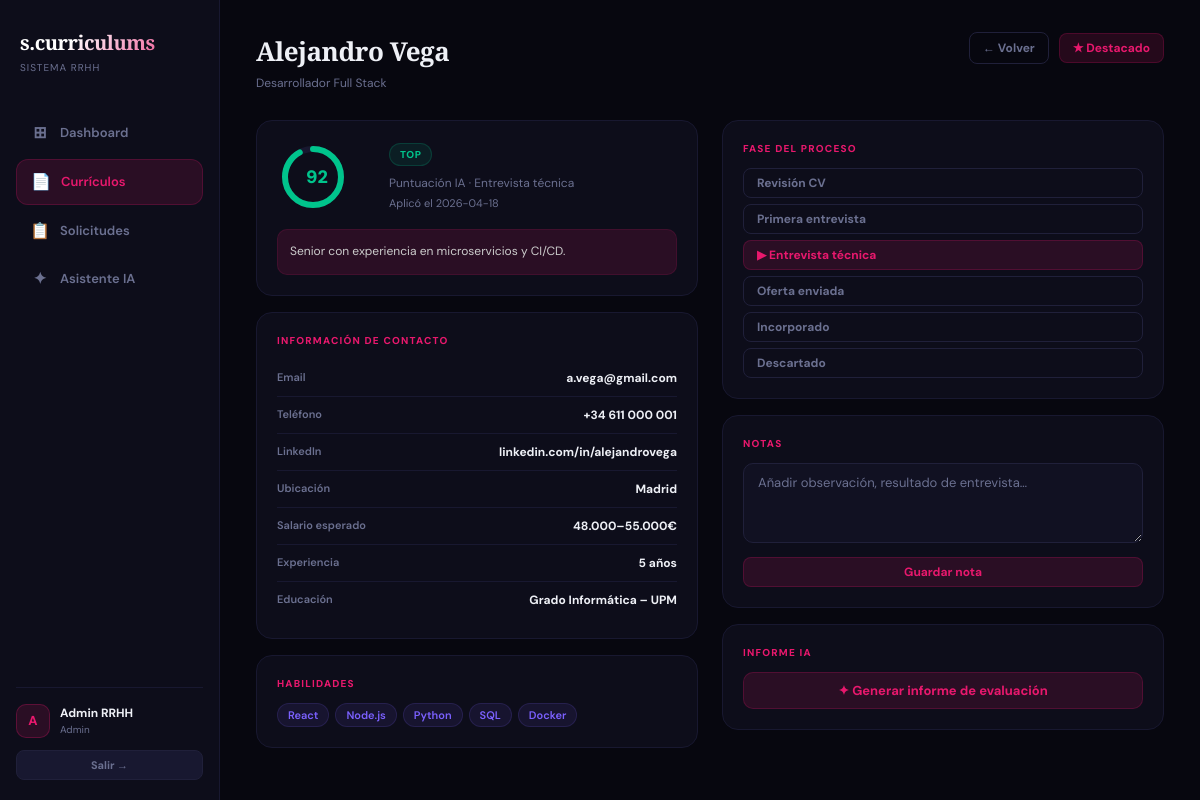
/curriculos/1 (signed in), run on the app's committed database.
### tables this page shows
CREATE TABLE candidates (
        id INTEGER PRIMARY KEY AUTOINCREMENT,
        user_id INTEGER NOT NULL,
        name TEXT NOT NULL,
        position TEXT NOT NULL,
        email TEXT,
        phone TEXT,
        linkedin TEXT,
        location TEXT,
        salary TEXT,
        experience TEXT,
        education TEXT,
        skills TEXT,
        summary TEXT,
        score INTEGER DEFAULT 0,
        status TEXT DEFAULT 'revisar',
        phase TEXT DEFAULT 'Revisión CV',
        notes TEXT DEFAULT '',
        starred INTEGER DEFAULT 0,
        pdf_path TEXT,
        ai_report TEXT,
        applied_date TEXT DEFAULT CURRENT_DATE,
        created_at TEXT DEFAULT CURRENT_TIMESTAMP,
        FOREIGN KEY(user_id) REFERENCES users(id)
    );

### app.py (the view)
@app.route("/curriculos/<int:cv_id>")
@login_required
def cv_detail(cv_id):
    conn = get_db()
    cv = conn.execute("SELECT * FROM candidates WHERE id=? AND user_id=?",
                      (cv_id, session["user_id"])).fetchone()
    conn.close()
    if not cv:
        return redirect(url_for("curriculos"))
    return render_template("cv_detail.html", cv=cv)

### app.py (called while the page is built)
def get_db():
    conn = sqlite3.connect(DB_PATH)
    conn.row_factory = sqlite3.Row
    return conn

def login_required(f):
    @wraps(f)
    def decorated(*args, **kwargs):
        if "user_id" not in session:
            return redirect(url_for("login"))
        return f(*args, **kwargs)
    return decorated

### templates/cv_detail.html (shortened to what this page needs)
{% extends "base.html" %}
{% block page_title %}{{ cv.name }}{% endblock %}
{% block page_sub %}{{ cv.position }}{% endblock %}
{% block top_actions %}
  <a href="{{ url_for('curriculos') }}" class="btn btn-muted btn-sm">← Volver</a>
  <button class="btn btn-ghost btn-sm" onclick="toggleStar()" id="starBtn">
    {% if cv.starred %}★ Destacado{% else %}☆ Destacar{% endif %}
  </button>
{% endblock %}
{% block content %}
<div class="grid-2" style="gap:24px;align-items:start">
  <div>
    <div class="card" style="margin-bottom:16px">
      <div style="display:flex;gap:20px;align-items:center">
        {% set sc = "#00C48C" if cv.score >= 80 else "#F5A623" if cv.score >= 60 else "#FF4060" %}
        <svg width="72" height="72" style="flex-shrink:0;transform:rotate(-90deg)">
          <circle cx="36" cy="36" r="28" fill="none" stroke="var(--faint)" stroke-width="6"/>
          <circle cx="36" cy="36" r="28" fill="none" stroke="{{ sc }}" stroke-width="6"
            stroke-dasharray="{{ (cv.score/100)*175.9 }} 175.9" stroke-linecap="round"/>
        </svg>
        <div style="position:relative;margin-left:-88px;width:72px;text-align:center">
          <div style="font-size:18px;font-weight:900;color:{{ sc }};line-height:72px">{{ cv.score }}</div>
        </div>
        <div style="margin-left:16px">
          <span class="badge badge-{{ cv.status }}" style="margin-bottom:8px;display:inline-block">{{ cv.status }}</span>
          <div style="font-size:12px;color:var(--muted)">Puntuación IA · {{ cv.phase }}</div>
          <div style="font-size:11px;color:var(--muted);margin-top:3px">Aplicó el {{ cv.applied_date }}</div>
        </div>
      </div>
      {% if cv.summary %}
      <div style="margin-top:16px;background:var(--pink-dim);border:1px solid #E8186D20;border-radius:10px;padding:12px;font-size:12px;color:#ccc;line-height:1.65">
        {{ cv.summary }}
      </div>
      {% endif %}
    </div>
    <div class="card" style="margin-bottom:16px">
      <div class="section-label" style="margin-top:0">Información de contacto</div>
      <div class="detail-row"><span class="detail-row-label">Email</span><span class="detail-row-value">{{ cv.email or '—' }}</span></div>
      <div class="detail-row"><span class="detail-row-label">Teléfono</span><span class="detail-row-value">{{ cv.phone or '—' }}</span></div>
      <div class="detail-row"><span class="detail-row-label">LinkedIn</span><span class="detail-row-value">{{ cv.linkedin or '—' }}</span></div>
      <div class="detail-row"><span class="detail-row-label">Ubicación</span><span class="detail-row-value">{{ cv.location or '—' }}</span></div>
      <div class="detail-row"><span class="detail-row-label">Salario esperado</span><span class="detail-row-value">{{ cv.salary or '—' }}</span></div>
      <div class="detail-row"><span class="detail-row-label">Experiencia</span><span class="detail-row-value">{{ cv.experience or '—' }}</span></div>
      <div class="detail-row" style="border:none"><span class="detail-row-label">Educación</span><span class="detail-row-value">{{ cv.education or '—' }}</span></div>
    </div>
    {% if cv.skills %}
    <div class="card">
      <div class="section-label" style="margin-top:0">Habilidades</div>
      <div class="skills-wrap">
        {% for skill in cv.skills.split(',') %}
          {% if skill.strip() %}
            <span class="skill-tag">{{ skill.strip() }}</span>
          {% endif %}
        {% endfor %}
      </div>
    </div>
    {% endif %}
  </div>
  <div>
    <div class="card" style="margin-bottom:16px">
      <div class="section-label" style="margin-top:0">Fase del proceso</div>
      <div style="display:flex;flex-direction:column;gap:6px">
        {% set phases = ["Revisión CV","Primera entrevista","Entrevista técnica","Oferta enviada","Incorporado","Descartado"] %}
        {% for phase in phases %}
        <button onclick="changePhase('{{ phase }}')"
          class="btn {% if cv.phase == phase %}btn-ghost{% else %}btn-muted{% endif %} btn-sm"
          style="text-align:left;justify-content:flex-start">
          {% if cv.phase == phase %}▶ {% endif %}{{ phase }}
        </button>
        {% endfor %}
      </div>
    </div>
    <div class="card" style="margin-bottom:16px">
      <div class="section-label" style="margin-top:0">Notas</div>
      <textarea id="noteText" class="form-control" rows="3" placeholder="Añadir observación, resultado de entrevista…">{{ cv.notes or '' }}</textarea>
      <button onclick="saveNote()" class="btn btn-ghost btn-sm btn-full" style="margin-top:8px">Guardar nota</button>
    </div>
    <div class="card">
      <div class="section-label" style="margin-top:0">Informe IA</div>
      <button id="reportBtn" onclick="generateReport()" class="btn btn-ghost btn-full">
        ✦ Generar informe de evaluación
      </button>
    </div>
  </div>
</div>
{% endblock %}

### static/css/main.css (style rules this page uses)
:root { --bg: #07070f; --surface: #0d0d1a; --surface2: #111122; --border: #181830; --border2: #20203a; --pink: #E8186D; --pink-dim: #E8186D22; --green: #00C48C; --yellow: #F5A623; --red: #FF4060; --purple: #7B61FF; --blue: #38BDF8; --text: #eef0f6; --muted: #6b7090; --faint: #181830; }
* { margin: 0; padding: 0; box-sizing: border-box; }
body { background: var(--bg); color: var(--text); font-family: 'DM Sans', sans-serif; font-size: 14px; line-height: 1.5; -webkit-font-smoothing: antialiased; }
.card { background: var(--surface); border: 1px solid var(--border); border-radius: 16px; padding: 20px; transition: border-color 0.2s; }
.grid-2 { display: grid; grid-template-columns: 1fr 1fr; gap: 16px; }
.badge { display: inline-flex; align-items: center; padding: 3px 10px; border-radius: 20px; font-size: 10px; font-weight: 800; letter-spacing: 0.5px; text-transform: uppercase; white-space: nowrap; }
.badge-top { background: #00C48C18; color: var(--green); border: 1px solid #00C48C30; }
.btn { display: inline-flex; align-items: center; justify-content: center; gap: 6px; padding: 9px 18px; border-radius: 10px; font-size: 13px; font-weight: 700; cursor: pointer; text-decoration: none; border: none; font-family: 'DM Sans', sans-serif; transition: opacity 0.15s, transform 0.1s; white-space: nowrap; }
.btn-ghost { background: var(--pink-dim); color: var(--pink); border: 1px solid #E8186D33; }
.btn-muted { background: transparent; color: var(--muted); border: 1px solid var(--border2); }
.btn-sm { padding: 6px 13px; font-size: 12px; border-radius: 8px; }
.btn-full { width: 100%; }
.form-control { background: var(--surface2); border: 1px solid var(--border2); border-radius: 10px; padding: 10px 14px; color: var(--text); font-size: 13px; font-family: 'DM Sans', sans-serif; outline: none; width: 100%; transition: border-color 0.15s; }
.form-control::placeholder { color: var(--muted); }
textarea.form-control { resize: vertical; min-height: 80px; }
.section-label { font-size: 10px; color: var(--pink); font-weight: 800; letter-spacing: 1.2px; text-transform: uppercase; margin: 22px 0 12px; }
.detail-row { display: flex; justify-content: space-between; align-items: flex-start; padding: 9px 0; border-bottom: 1px solid var(--border); gap: 16px; }
.detail-row-label { font-size: 11px; color: var(--muted); font-weight: 600; flex-shrink: 0; }
.detail-row-value { font-size: 12px; color: var(--text); font-weight: 700; text-align: right; }
.skills-wrap { display: flex; flex-wrap: wrap; gap: 6px; margin-top: 4px; }
.skill-tag { background: #7B61FF18; color: var(--purple); font-size: 11px; padding: 3px 10px; border-radius: 20px; font-weight: 600; border: 1px solid #7B61FF25; }

### data on the page
candidates: name "Alejandro Vega", position "Desarrollador Full Stack", score "92", status "TOP", phase "Entrevista técnica", applied_date "2026-04-18", summary "Senior con experiencia en microservicios y CI/CD.", email "a.vega@gmail.com", phone "+34 611 000 001", linkedin "linkedin.com/in/alejandrovega", location "Madrid", salary "48.000–55.000€", experience "5 años", education "Grado Informática – UPM"

### other printed values
{{ session.get('user_name','U')[0] }} "A"
{{ session.get('user_name','Usuario') }} "Admin RRHH"
{{ session.get('user_role','rrhh') }} "Admin"
{{ skill.strip() }} "React" "Node.js" "Python" "SQL" "Docker"
{{ phase }} "Revisión CV" "Primera entrevista" "Entrevista técnica" "Oferta enviada" "Incorporado" "Descartado"
